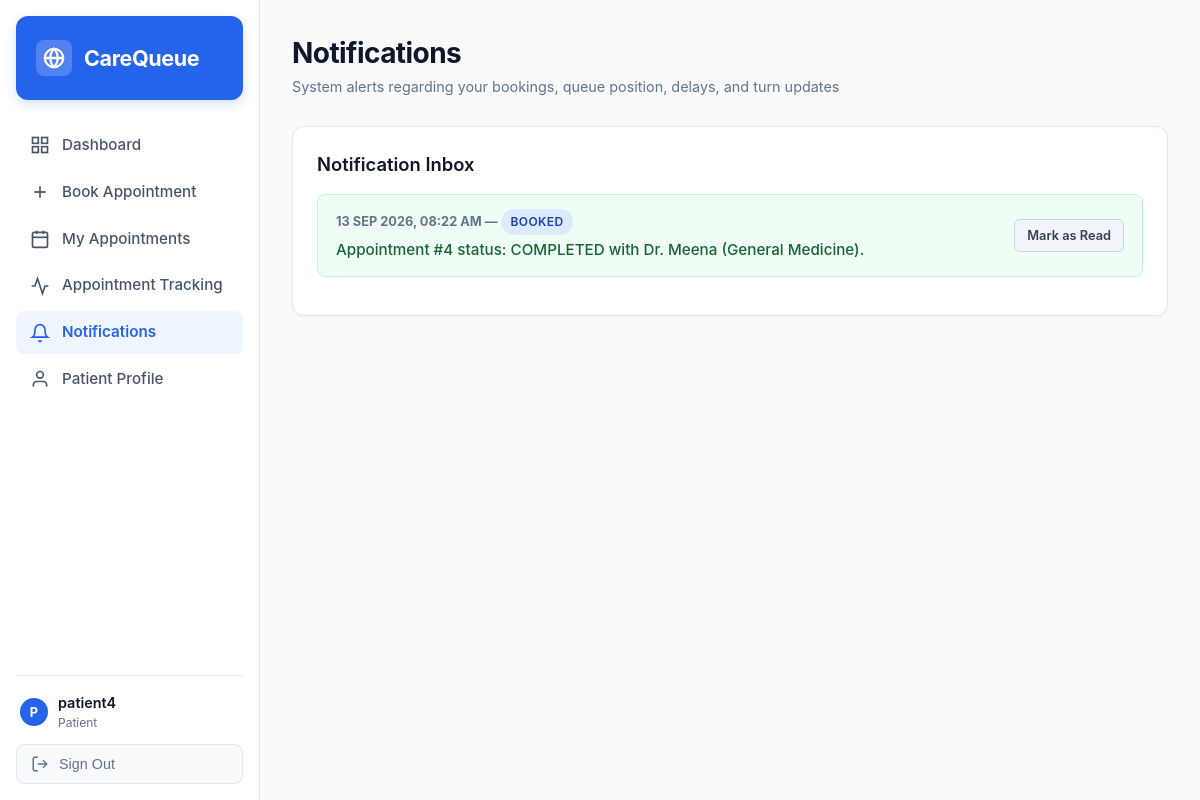
Page /patient/notifications/ (signed in) on the earlier database version.
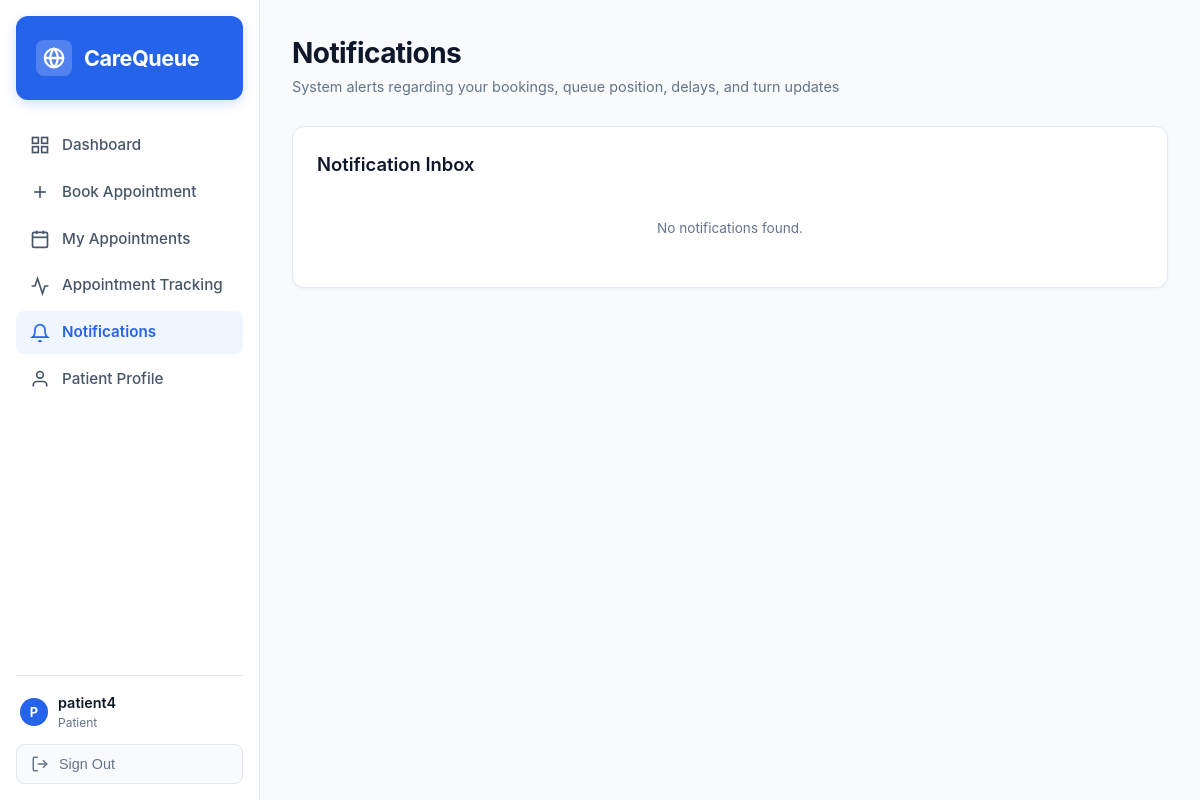
Same page on the later database version.
### appointments/models.py (models this page shows, shortened)
class Notification(models.Model):
    NOTIFICATION_TYPES = [
        ('BOOKED', 'Booked'),
        ('CONFIRMED', 'Confirmed'),
        ('COMPLETED', 'Completed'),
        ('EMERGENCY', 'Emergency'),
        ('DELAY', 'Delay'),
        ('GENERAL', 'General'),
    ]
    patient = models.ForeignKey(User, on_delete=models.CASCADE, related_name='notifications')
    message = models.TextField()
    notification_type = models.CharField(max_length=50, choices=NOTIFICATION_TYPES, default='GENERAL')
    created_at = models.DateTimeField(auto_now_add=True)
    is_read = models.BooleanField(default=False)

### appointments/views.py (the view)
    @login_required
    def _wrapped(request, *args, **kwargs):
        if is_receptionist_user(request.user):
            return redirect('receptionist_dashboard')
        return view_func(request, *args, **kwargs)

### appointments/views.py (called while the page is built)
def is_receptionist_user(user):
    if not user.is_authenticated:
        return False
    if user.is_staff or user.username == 'receptionist':
        return True
    profile = getattr(user, 'profile', None)
    return profile and profile.user_type == 'RECEPTIONIST'

def patient_required(view_func):
    @login_required
    def _wrapped(request, *args, **kwargs):
        if is_receptionist_user(request.user):
            return redirect('receptionist_dashboard')
        return view_func(request, *args, **kwargs)
    return _wrapped

@patient_required
def patient_notifications(request):
    notifications = Notification.objects.filter(patient=request.user).order_by('-created_at')
    return render(request, 'patient_notifications.html', {'notifications': notifications})

### templates/patient_notifications.html
{% extends 'base.html' %}
{% block content %}
<div class="header-bar">
    <div class="header-title">
        <h1>Notifications</h1>
        <p>System alerts regarding your bookings, queue position, delays, and turn updates</p>
    </div>
</div>
<div class="card">
    <h3>Notification Inbox</h3>
    {% if notifications %}
        {% for n in notifications %}
            <div class="alert {% if n.notification_type == 'EMERGENCY' or n.notification_type == 'DELAY' %}alert-warning{% else %}alert-success{% endif %}" style="margin-bottom: 14px; display: flex; justify-content: space-between; align-items: center;">
                <div>
                    <div style="font-size: 0.8rem; text-transform: uppercase; font-weight: 700; color: #64748b; margin-bottom: 4px;">
                        {{ n.created_at|date:"d M Y, h:i A" }} — <span class="badge status-confirmed">{{ n.notification_type }}</span>
                    </div>
                    <div style="font-size: 0.95rem;">{{ n.message }}</div>
                </div>
                {% if not n.is_read %}
                    <a href="{% url 'mark_notification_read' n.id %}" class="btn btn-sm btn-secondary" style="white-space: nowrap; margin-left: 16px;">Mark as Read</a>
                {% endif %}
            </div>
        {% endfor %}
    {% else %}
        <p class="text-muted" style="text-align: center; padding: 24px;">No notifications found.</p>
    {% endif %}
</div>
{% endblock %}

Differences in the rows shown:
removed Notification: created_at "13 SEP 2026, 08:22 AM", notification_type "BOOKED", message "Appointment #4 status: COMPLETED with Dr. Meena (General Medicine).", is_read "Mark as Read"
Other differences:
text now shown: "No notifications found."
